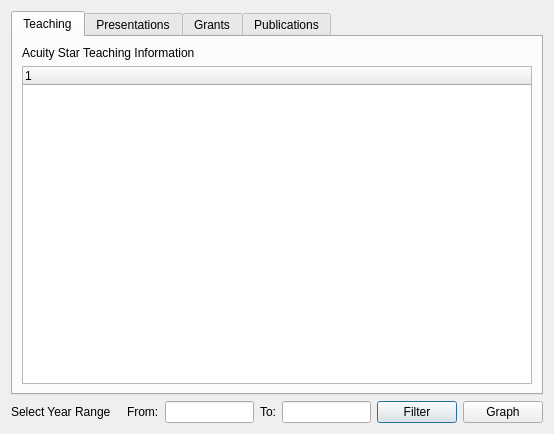
<?xml version="1.0" encoding="UTF-8"?>
<ui version="4.0">
 <class>Summary_Window</class>
 <widget class="QDialog" name="Summary_Window">
  <property name="geometry">
   <rect>
    <x>0</x>
    <y>0</y>
    <width>554</width>
    <height>434</height>
   </rect>
  </property>
  <property name="windowTitle">
   <string>Data Summary</string>
  </property>
  <layout class="QVBoxLayout" name="verticalLayout_5">
   <item>
    <widget class="QTabWidget" name="tabWidget">
     <property name="currentIndex">
      <number>0</number>
     </property>
     <widget class="QWidget" name="tab_5">
      <attribute name="title">
       <string>Teaching</string>
      </attribute>
      <layout class="QVBoxLayout" name="verticalLayout_2">
       <item>
        <widget class="QLabel" name="teaching_header">
         <property name="text">
          <string>Acuity Star Teaching Information</string>
         </property>
        </widget>
       </item>
       <item>
        <widget class="QTreeWidget" name="treeWidget_teach">
         <column>
          <property name="text">
           <string notr="true">1</string>
          </property>
         </column>
        </widget>
       </item>
       <item>
        <layout class="QHBoxLayout" name="horizontalLayout_2">
         <property name="spacing">
          <number>1</number>
         </property>
        </layout>
       </item>
      </layout>
     </widget>
     <widget class="QWidget" name="tab_6">
      <attribute name="title">
       <string>Presentations</string>
      </attribute>
      <layout class="QVBoxLayout" name="verticalLayout">
       <item>
        <widget class="QLabel" name="presentation_header">
         <property name="text">
          <string>Acuity Star Presentation Information</string>
         </property>
        </widget>
       </item>
       <item>
        <widget class="QTreeWidget" name="treeWidget_pres">
         <column>
          <property name="text">
           <string notr="true">1</string>
          </property>
         </column>
        </widget>
       </item>
       <item>
        <layout class="QHBoxLayout" name="horizontalLayout_5">
         <property name="spacing">
          <number>1</number>
         </property>
         <item>
          <widget class="QLabel" name="label_2">
           <property name="text">
            <string>View Graph:</string>
           </property>
          </widget>
         </item>
         <item>
          <widget class="QComboBox" name="graphComboBox_pres">
           <property name="enabled">
            <bool>true</bool>
           </property>
          </widget>
         </item>
        </layout>
       </item>
      </layout>
      <zorder>treeWidget_pres</zorder>
      <zorder>presentation_header</zorder>
     </widget>
     <widget class="QWidget" name="tab_7">
      <attribute name="title">
       <string>Grants</string>
      </attribute>
      <layout class="QVBoxLayout" name="verticalLayout_4">
       <item>
        <widget class="QLabel" name="grant_header">
         <property name="text">
          <string>Acuity Star Grant Information</string>
         </property>
        </widget>
       </item>
       <item>
        <widget class="QTreeWidget" name="treeWidget_grant">
         <column>
          <property name="text">
           <string notr="true">1</string>
          </property>
         </column>
        </widget>
       </item>
       <item>
        <layout class="QHBoxLayout" name="horizontalLayout_7">
         <property name="spacing">
          <number>1</number>
         </property>
         <item>
          <widget class="QLabel" name="label_3">
           <property name="text">
            <string>View Graph:</string>
           </property>
          </widget>
         </item>
         <item>
          <widget class="QComboBox" name="graphComboBox_grant">
           <property name="enabled">
            <bool>true</bool>
           </property>
          </widget>
         </item>
        </layout>
       </item>
      </layout>
     </widget>
     <widget class="QWidget" name="tab_8">
      <attribute name="title">
       <string>Publications</string>
      </attribute>
      <layout class="QVBoxLayout" name="verticalLayout_3">
       <item>
        <widget class="QLabel" name="publication_header">
         <property name="text">
          <string>Acuity Publication Information</string>
         </property>
        </widget>
       </item>
       <item>
        <widget class="QTreeWidget" name="treeWidget_pub">
         <column>
          <property name="text">
           <string notr="true">1</string>
          </property>
         </column>
        </widget>
       </item>
       <item>
        <layout class="QHBoxLayout" name="horizontalLayout_9">
         <property name="spacing">
          <number>1</number>
         </property>
         <item>
          <widget class="QLabel" name="label_4">
           <property name="text">
            <string>View Graph:</string>
           </property>
          </widget>
         </item>
         <item>
          <widget class="QComboBox" name="graphComboBox_pub">
           <property name="enabled">
            <bool>true</bool>
           </property>
          </widget>
         </item>
        </layout>
       </item>
      </layout>
     </widget>
    </widget>
   </item>
   <item>
    <layout class="QHBoxLayout" name="horizontalLayout_10">
     <item>
      <widget class="QLabel" name="label_17">
       <property name="text">
        <string>Select Year Range   </string>
       </property>
      </widget>
     </item>
     <item>
      <widget class="QLabel" name="label_18">
       <property name="text">
        <string>From:</string>
       </property>
      </widget>
     </item>
     <item>
      <widget class="QLineEdit" name="fromDate"/>
     </item>
     <item>
      <widget class="QLabel" name="label_19">
       <property name="text">
        <string>To:</string>
       </property>
      </widget>
     </item>
     <item>
      <widget class="QLineEdit" name="toDate"/>
     </item>
     <item>
      <widget class="QPushButton" name="dateFilterButton">
       <property name="text">
        <string>Filter</string>
       </property>
      </widget>
     </item>
     <item>
      <widget class="QPushButton" name="button_graph">
       <property name="text">
        <string>Graph</string>
       </property>
      </widget>
     </item>
    </layout>
   </item>
  </layout>
 </widget>
 <resources/>
 <connections/>
</ui>
